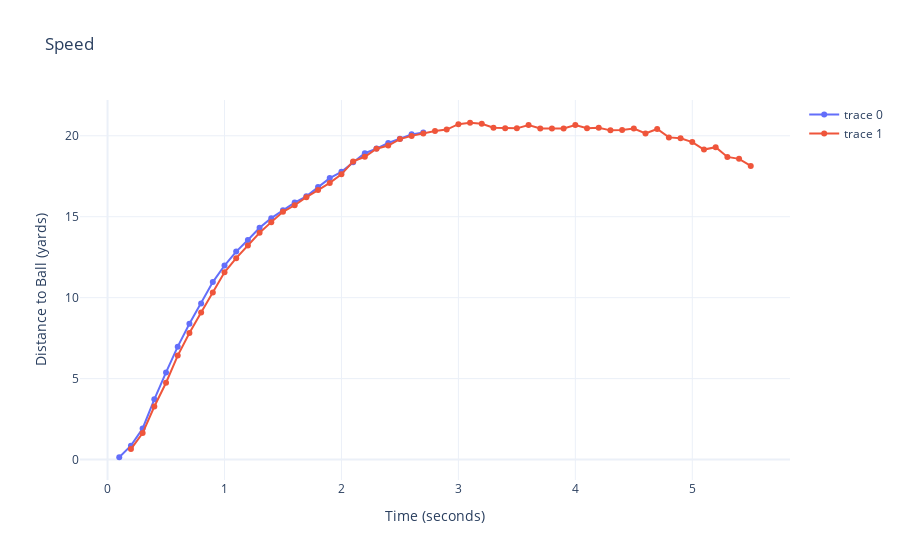

The notebook cell saved with this chart:
### Code cell
fig = go.Figure()

# add trace for auto-calculated speed 
fig.add_trace(go.Scatter(
    x = df1["frame_id"] / 10, 
    y = df1["s"], 
    mode='lines+markers' 
)) 

# add trace for manually-calculated speed 
fig.add_trace(go.Scatter(
    x = df["frame_id"] / 10, 
    y = df["s_new"], 
    mode='lines+markers' 
)) 

# style the figure 
fig.update_layout(
    title = 'Speed',
    xaxis_title = 'Time (seconds)',
    yaxis_title = 'Distance to Ball (yards)',
    template='plotly_white'
) 

# show the figure 
fig.show()

### Figure 1 — Plotly figure (JSON) as saved in the notebook; plotly's stock layout.template omitted (floating-point values rounded to 4 significant figures)
{"data": [{"mode": "lines+markers", "type": "scatter", "x": [0.1, 0.2, 0.3, 0.4, 0.5, 0.6, 0.7, 0.8, 0.9, 1.0, 1.1, 1.2, 1.3, 1.4, 1.5, 1.6, 1.7, 1.8, 1.9, 2.0, 2.1, 2.2, 2.3, 2.4, 2.5, 2.6, 2.7], "y": [0.1432, 0.8591, 1.923, 3.723, 5.38, 6.975, 8.386, 9.634, 10.96, 11.99, 12.85, 13.56, 14.32, 14.91, 15.4, 15.87, 16.26, 16.83, 17.39, 17.77, 18.37, 18.92, 19.21, 19.55, 19.82, 20.09, 20.21]}, {"mode": "lines+markers", "type": "scatter", "x": [0.1, 0.2, 0.3, 0.4, 0.5, 0.6, 0.7, 0.8, 0.9, 1.0, 1.1, 1.2, 1.3, 1.4, 1.5, 1.6, 1.7, 1.8, 1.9, 2.0, 2.1, 2.2, 2.3, 2.4, 2.5, 2.6, 2.7, 2.8, 2.9, 3.0, 3.1, 3.2, 3.3, 3.4, 3.5, 3.6, 3.7, 3.8, 3.9, 4.0, 4.1, 4.2, 4.3, 4.4, 4.5, 4.6, 4.7, 4.8, 4.9, 5.0, 5.1, 5.2, 5.3, 5.4, 5.5], "y": [NaN, 0.6468, 1.636, 3.279, 4.744, 6.423, 7.816, 9.083, 10.33, 11.57, 12.44, 13.22, 14.01, 14.67, 15.3, 15.71, 16.21, 16.65, 17.09, 17.62, 18.41, 18.7, 19.2, 19.4, 19.79, 19.99, 20.15, 20.3, 20.38, 20.71, 20.8, 20.74, 20.49, 20.47, 20.46, 20.66, 20.45, 20.45, 20.45, 20.67, 20.46, 20.49, 20.33, 20.35, 20.45, 20.14, 20.42, 19.9, 19.84, 19.61, 19.15, 19.3, 18.69, 18.57, 18.14]}], "layout": {"title": {"text": "Speed"}, "xaxis": {"title": {"text": "Time (seconds)"}}, "yaxis": {"title": {"text": "Distance to Ball (yards)"}}}}
